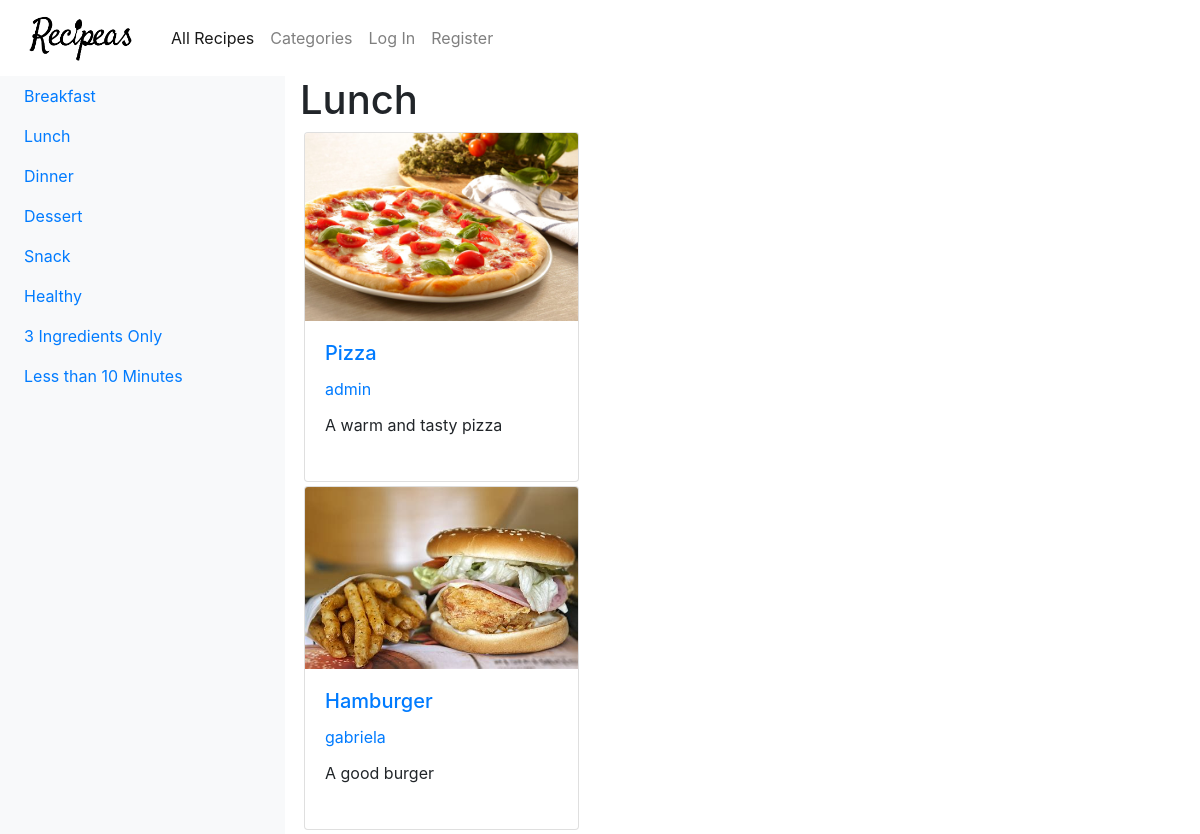
The app's page /categories/2 with its own data.
### recipes/models.py (models this page shows, shortened)
class Category(models.Model):
    category = models.CharField(max_length=32)
    custom = models.BooleanField()
    def __str__(self):
        return f"{self.category}"

class Recipe(models.Model):
    user = models.ForeignKey("User", on_delete=models.CASCADE, related_name="recipes")
    title = models.CharField(max_length=64)
    image = models.ImageField(upload_to='static/images/')
    description = models.TextField(blank=True)
    preptime_initial = models.CharField(max_length=64, validators=[validate_duration])
    preptime = models.CharField(max_length=64)
    cooktime_initial = models.CharField(max_length=64, validators=[validate_duration])
    cooktime = models.CharField(max_length=64)
    total_time = models.IntegerField()
    servings = models.IntegerField()
    ingredients = models.TextField()
    ingredients_length = models.IntegerField()
    steps = models.TextField()
    timestamp = models.DateTimeField(auto_now_add=True)
    category = models.ManyToManyField(Category)
    public = models.BooleanField(default=True)
    inspiration = models.ForeignKey("Recipe", on_delete=models.CASCADE, related_name="recipe_inspiration", blank=True, null=True)

class User(AbstractUser):
    pass

### recipes/views.py (the view)
# urls.py: path("categories/<str:category>", views.get_category, name="getcategory"),
def get_category(request, category=None):
    categories = Category.objects.all()
    currentCategory = ""
    recipes = None
    if request.method == 'POST':
        category_id = request.POST["category"]
        currentCategory = Category.objects.get(id=category_id)
    elif category:
        currentCategory = Category.objects.get(id=category)
    if currentCategory != "":
        if currentCategory.category == "3 Ingredients Only":
            recipes = Recipe.objects.filter(ingredients_length=3)
        elif currentCategory.category == "Less than 10 Minutes":
            recipes = Recipe.objects.filter(total_time__lte=10)
        else:
            recipes = Recipe.objects.filter(category=currentCategory)
        return render(request, "recipes/category.html", {
            "categories": categories,
            "recipes": recipes,
            "currentCategory": currentCategory
        })
    return render(request, "recipes/category.html", {
        "categories": categories,
        "recipes": recipes
    })

### recipes/templates/recipes/category.html (shortened to what this page needs)
{% extends "recipes/layout.html" %}
{% load static %}
{% block body %}
<div class ="container m-0" style="height:100%;">
<div class = "category row">
    	<nav class="nav flex-column col-md-3 p-0 bg-light desktop">
    		<ul class = "navbar-nav mr-auto pl-4 position-fixed">
			{% for category in categories %}
				<li class="nav-item">
		    		<a href = "{% url 'getcategory' category.id %}" class="nav-link">{{ category }}</a>
		    	</li>
	        {% endfor %}
	       	</ul>
		</nav>
    	<div class = "col-md-9">
    		<h1>{{currentCategory.category}}</h1>
           {% for recipe in recipes %}
            <div class="card p-0 m-1 col-sm-4">
              <img class="card-img-top" src="/{{recipe.image}}">
              <div class="card-body">
                <h5 class="card-title"><a href="{% url 'viewrecipe' recipe.id %}">{{recipe.title}}</a></h5>
                <p class="card-title"><a href="{% url 'profile' recipe.user.id %}">{{recipe.user}}</a></p>
                <p class="card-text">{{recipe.description}}</p>
              </div>
            </div>
           {% endfor %}
        </div>
    </div>
    	</div>
</div>
{% endblock %}

### recipes/static/recipes/styles.css (style rules this page uses)
:root { --mainRed: #d00000; }
html, body { height:100%; }
body { min-height:100%; }
img { width:100%; }
.card-text { overflow: hidden; text-overflow: ellipsis; display: -webkit-box; -webkit-line-clamp: 2; -webkit-box-orient: vertical; height: 48px; }
.category.row { height:100%; }

### records on screen
Category: category "Breakfast"
Category: category "Lunch"
Category: category "Dinner"
Category: category "Dessert"
Category: category "Snack"
Category: category "Healthy"
Category: category "3 Ingredients Only"
Category: category "Less than 10 Minutes"
Recipe: image (picture), title "Pizza", user "admin", description "A warm and tasty pizza"
Recipe: image (picture), title "Hamburger", user "gabriela", description "A good burger"
